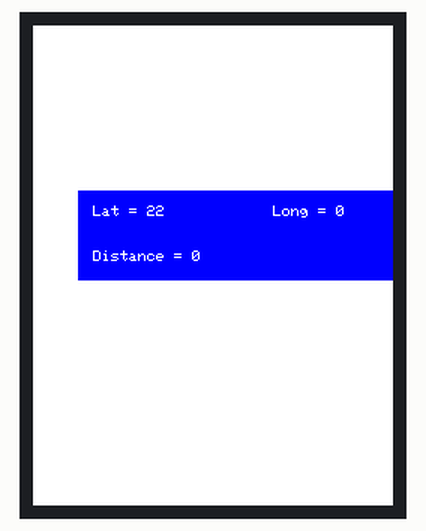
Simulated run of this sketch. Board: ESP32. Parts: 240×320 colour display.

Above: at 0.68 s.
At 29.92 s:
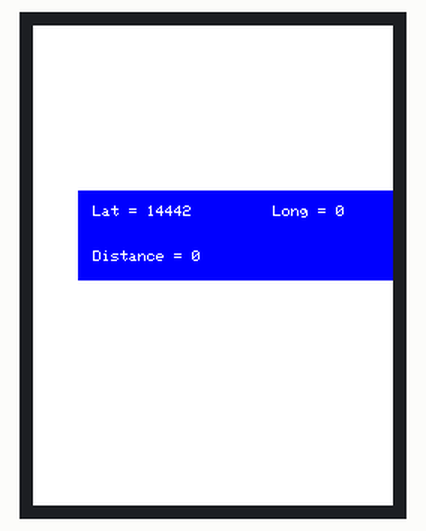

The sketch:

ui_pkm3.ino
```cpp
#include <SPI.h>
#include <TFT_eSPI.h> // Hardware-specific library
#include <HardwareSerial.h>

#define TFT_GREY 0x5AEB

TFT_eSPI tft = TFT_eSPI();       // Invoke custom library
int lat, longi, dis;

HardwareSerial MasterSerial(2);

void setup(void) {
  MasterSerial.begin(115200, SERIAL_8N1, 16, 17);
  tft.init();
  tft.setRotation(0);

  //tft.fillScreen(TFT_BLACK);
  //tft.fillScreen(TFT_RED);
  //tft.fillScreen(TFT_GREEN);
  //tft.fillScreen(TFT_BLUE);
  //tft.fillScreen(TFT_BLACK);
  tft.fillScreen(TFT_WHITE);

  // tft.setTextColor(TFT_WHITE, TFT_GREY);  // Adding a background colour erases previous text automatically

  // Draw clock face
  // tft.fillCircle(120, 120, 118, TFT_GREEN);
  // tft.fillCircle(120, 120, 110, TFT_BLACK);

  // Draw 12 lines
  // for(int i = 0; i<360; i+= 30) {
  //   sx = cos((i-90)*0.0174532925);
  //   sy = sin((i-90)*0.0174532925);
  //   x0 = sx*114+120;
  //   yy0 = sy*114+120;
  //   x1 = sx*100+120;
  //   yy1 = sy*100+120;

  //   tft.drawLine(x0, yy0, x1, yy1, TFT_GREEN);
  // }

  // // Draw 60 dots
  // for(int i = 0; i<360; i+= 6) {
  //   sx = cos((i-90)*0.0174532925);
  //   sy = sin((i-90)*0.0174532925);
  //   x0 = sx*102+120;
  //   yy0 = sy*102+120;
  //   // Draw minute markers
  //   tft.drawPixel(x0, yy0, TFT_WHITE);

  //   // Draw main quadrant dots
  //   if(i==0 || i==180) tft.fillCircle(x0, yy0, 2, TFT_WHITE);
  //   if(i==90 || i==270) tft.fillCircle(x0, yy0, 2, TFT_WHITE);
  // }

  // tft.fillCircle(120, 121, 3, TFT_WHITE);

  // // Draw text at position 120,260 using fonts 4
  // // Only font numbers 2,4,6,7 are valid. Font 6 only contains characters [space] 0 1 2 3 4 5 6 7 8 9 : . - a p m
  // // Font 7 is a 7 segment font and only contains characters [space] 0 1 2 3 4 5 6 7 8 9 : .
  // tft.drawCentreString("Time flies",120,260,4);

  // targetTime = millis() + 1000;
}

void loop() {
  char buf;
  if(MasterSerial.available()){
    buf = MasterSerial.read();

  }
  tft.setTextColor(TFT_GREEN);
  tft.fillRect(30,110,300,60,TFT_BLUE);
  tft.setTextColor(TFT_WHITE);
  tft.setCursor(40,120);
  tft. print ("Lat = ");
  tft.print(lat,5);
  tft.setCursor(160,120);
  tft.print ("Long = ");
  tft.print(longi);
  tft.setCursor(40,150);
  tft.print ("Distance = ");
  tft.print(dis);
  lat++;
  delay(10);
  // if (targetTime < millis()) {
  //   targetTime += 1000;
  //   ss++;              // Advance second
  //   if (ss==60) {
  //     ss=0;
  //     mm++;            // Advance minute
  //     if(mm>59) {
  //       mm=0;
  //       hh++;          // Advance hour
  //       if (hh>23) {
  //         hh=0;
  //       }
  //     }
  //   }

  //   // Pre-compute hand degrees, x & y coords for a fast screen update
  //   sdeg = ss*6;                  // 0-59 -> 0-354
  //   mdeg = mm*6+sdeg*0.01666667;  // 0-59 -> 0-360 - includes seconds
  //   hdeg = hh*30+mdeg*0.0833333;  // 0-11 -> 0-360 - includes minutes and seconds
  //   hx = cos((hdeg-90)*0.0174532925);
  //   hy = sin((hdeg-90)*0.0174532925);
  //   mx = cos((mdeg-90)*0.0174532925);
  //   my = sin((mdeg-90)*0.0174532925);
  //   sx = cos((sdeg-90)*0.0174532925);
  //   sy = sin((sdeg-90)*0.0174532925);

  //   if (ss==0 || initial) {
  //     initial = 0;
  //     // Erase hour and minute hand positions every minute
  //     tft.drawLine(ohx, ohy, 120, 121, TFT_BLACK);
  //     ohx = hx*62+121;
  //     ohy = hy*62+121;
  //     tft.drawLine(omx, omy, 120, 121, TFT_BLACK);
  //     omx = mx*84+120;
  //     omy = my*84+121;
  //   }

  //     // Redraw new hand positions, hour and minute hands not erased here to avoid flicker
  //     tft.drawLine(osx, osy, 120, 121, TFT_BLACK);
  //     osx = sx*90+121;
  //     osy = sy*90+121;
  //     tft.drawLine(osx, osy, 120, 121, TFT_RED);
  //     tft.drawLine(ohx, ohy, 120, 121, TFT_WHITE);
  //     tft.drawLine(omx, omy, 120, 121, TFT_WHITE);
  //     tft.drawLine(osx, osy, 120, 121, TFT_RED);

  //   tft.fillCircle(120, 121, 3, TFT_RED);
  // }
}

// static uint8_t conv2d(const char* p) {
//   uint8_t v = 0;
//   if ('0' <= *p && *p <= '9')
//     v = *p - '0';
//   return 10 * v + *++p - '0';
// }
```
